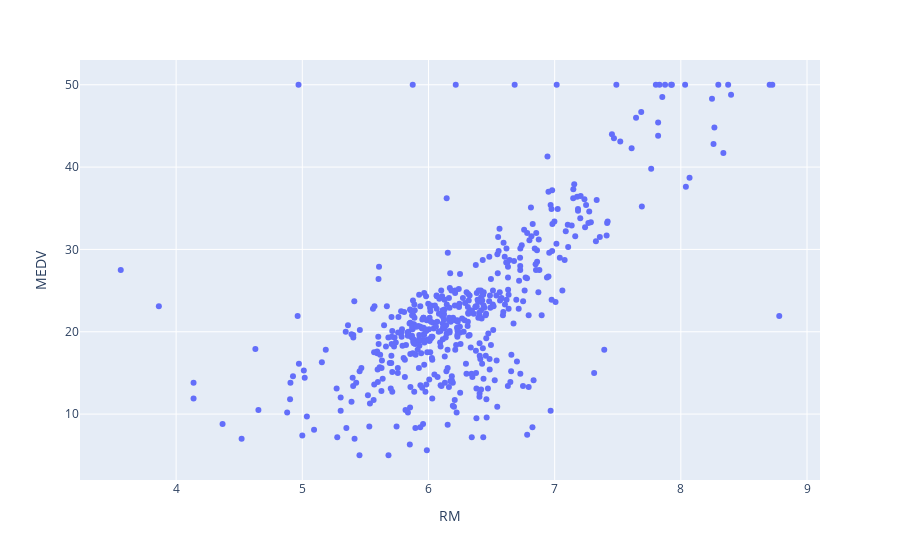

The cell this chart's notebook holds for it:
### Code cell
import plotly.express as px
fig = px.scatter(df, x=df.RM, y=df.MEDV)
fig.show()

### Figure 1 — Plotly figure (JSON) as saved in the notebook; plotly's stock layout.template omitted (floating-point values rounded to 4 significant figures; data arrays with more than 128 entries replaced by an {"elided": "..."} marker saying what was removed)
{"data": [{"hovertemplate": "RM=%{x}<br>MEDV=%{y}<extra></extra>", "legendgroup": "", "marker": {"color": "#636efa", "symbol": "circle"}, "mode": "markers", "name": "", "orientation": "v", "showlegend": false, "type": "scatter", "x": {"elided": "506 float values"}, "xaxis": "x", "y": {"elided": "506 float values"}, "yaxis": "y"}], "layout": {"autosize": true, "legend": {"tracegroupgap": 0}, "margin": {"t": 60}, "xaxis": {"anchor": "y", "autorange": true, "domain": [0, 1], "range": [3.25, 9.091], "title": {"text": "RM"}, "type": "linear"}, "yaxis": {"anchor": "x", "autorange": true, "domain": [0, 1], "range": [1.809, 53.19], "title": {"text": "MEDV"}, "type": "linear"}}}
